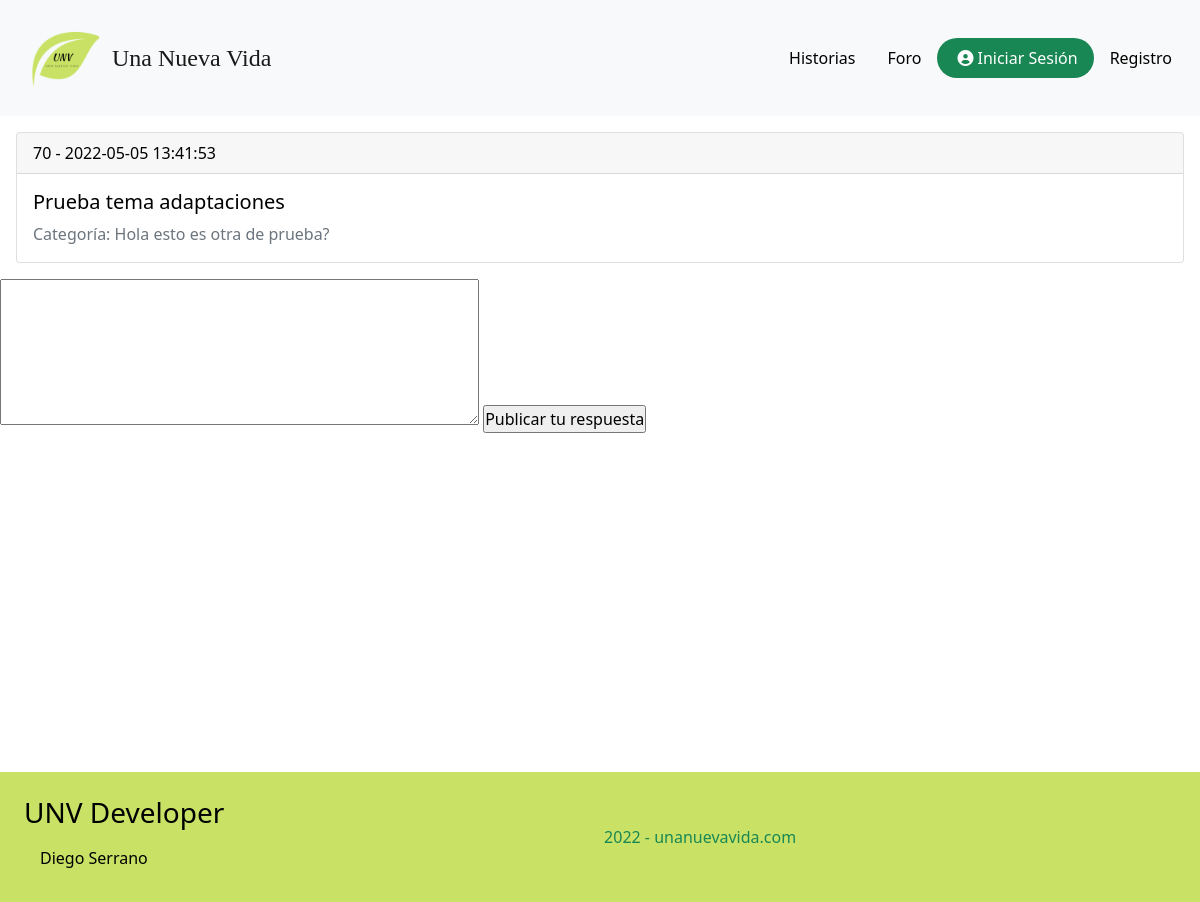
The app's page /web/index.php?ctl=verTemaForo&id=12, older data.
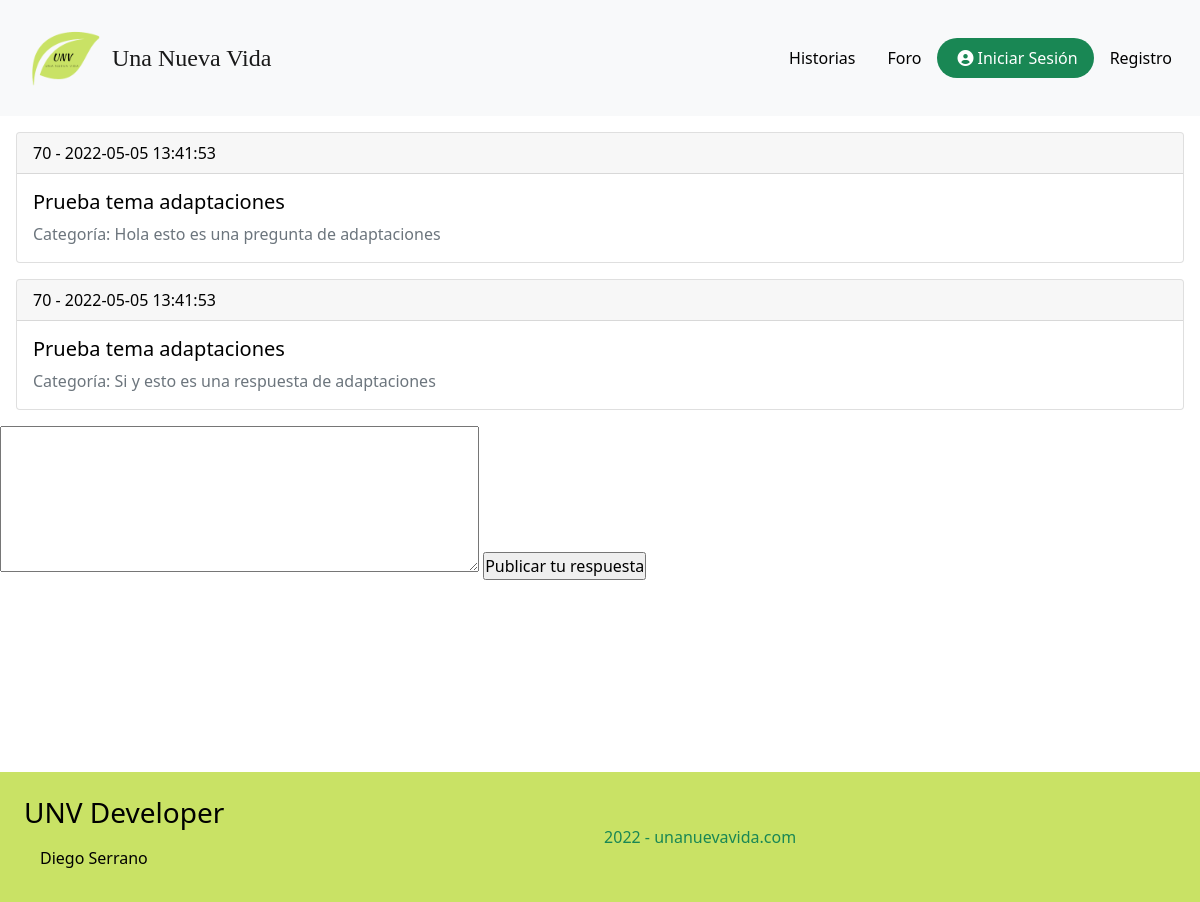
The same page, newer data.
### tables this page shows
CREATE TABLE `respuestas_foro` (
  `id_respuesta` int(8) NOT NULL,
  `contenido_respuesta` text NOT NULL,
  `fecha_respuesta` datetime NOT NULL DEFAULT current_timestamp(),
  `tema_respuesta` int(8) NOT NULL,
  `by_respuesta` int(8) NOT NULL
);

CREATE TABLE `temas_foro` (
  `id_tema` int(8) NOT NULL,
  `asunto_tema` varchar(255) NOT NULL,
  `fecha_tema` datetime NOT NULL DEFAULT current_timestamp(),
  `categoria_tema` int(8) NOT NULL,
  `by_tema` int(8) NOT NULL
);

### app/modelos/Model.php (called while the page is built, shortened)
<?php
class Model extends PDO {
    public function __construct()
    {
            $this->conexion = new PDO('mysql:host=' . Config::$mvc_bd_hostname . ';dbname=' . Config::$mvc_bd_nombre . '', Config::$mvc_bd_usuario, Config::$mvc_bd_clave);
    }
}
?>

### app/modelos/classForo.php (called while the page is built, shortened)
<?php
class Foro extends Model {
    public function getTema($id_tema) {
        $consulta = "SELECT * FROM temas_foro WHERE id_tema=:id_tema";
        $result = $this->conexion->prepare($consulta);
        $result->bindParam(':id_tema', $id_tema);
        if ($result->execute()) {
            $resultado = $result->fetch();
            return $resultado;
        } else {
            false;
        }
    }
    public function getRespuesta($id_respuesta) {
        $consulta = "SELECT * FROM respuestas_foro WHERE tema_respuesta=:tema_respuesta";
        $result = $this->conexion->prepare($consulta);
        $result->bindParam(':tema_respuesta', $id_respuesta);
        if ($result->execute()) {
            $resultado = $result->fetchAll();
            return $resultado;
        } else {
            false;
        }
    }
}
?>

### app/controladores/cForo.php (called while the page is built, shortened)
<?php
class cForo {
    public function verTemaForo() {
        try {
            $id_tema = recoge('id');
            $foro = new Foro();
            $tema = $foro->getTema($id_tema);
            $respuestas = $foro->getRespuesta($id_tema);
        } catch (Exception $e) {
            error_log($e->getMessage() . microtime() . PHP_EOL, 3, "logExceptio.txt");
            header('Location: index.php?ctl=error');
        } catch (Error $e) {
            error_log($e->getMessage() . microtime() . PHP_EOL, 3, "logError.txt");
            header('Location: index.php?ctl=error');
        }
        require __DIR__ . './../vistas/vVerTemaForo.php';
    }
}
?>

### app/libs/utils.php (called while the page is built, shortened)
<?php
function recoge($var)
{
    if (isset($_REQUEST[$var]))
        $tmp = strip_tags(sinEspacios($_REQUEST[$var]));
    else
        $tmp = "";
    return $tmp;
}
function sinEspacios($frase)
{
    $texto = trim(preg_replace('/ +/', ' ', $frase));
    return $texto;
}
?>

### app/vistas/vVerTemaForo.php (the view, shortened to what this page needs)
<?php foreach ($respuestas as $respuesta) { ?>
      <div class="card m-3">
	      <div class="card-header fw-light">
		  	<?php echo $tema['by_tema']." - ".$tema['fecha_tema']; ?>
	      </div>
	      <div class="card-body">
	          <h5 class="card-title fs-5"><?php echo $tema['asunto_tema'];?></h5>
		      <p class="card-text text-muted fs-6">Categoría: <?php echo $respuesta['contenido_respuesta'];?></p>
	      </div>
      </div>
<?php } ?>
<div class="col-md-8 justify-content-center">
	<form action="index.php?ctl=enviarRespuesta" method="POST">
		<textarea name="respuesta" rows="6" cols="50"></textarea>
		<input type="submit" value="Publicar tu respuesta" name="enviarRespuesta">
	</form>
</div>
<?php $contenido = ob_get_clean() ?>
<?php include __DIR__ . './layout.php' ?>

### web/index.php (shortened to what this page needs)
<?php
require_once __DIR__ . '/../app/Config.php';
require_once __DIR__ . '/../app/modelos/Model.php';
require_once __DIR__ . '/../app/modelos/classForo.php';
require_once __DIR__ . '/../app/libs/utils.php';
require_once __DIR__ . '/../app/controladores/cForo.php';
if (isset($_GET['ctl'])) {
    if (isset($map[$_GET['ctl']])) {
        $ruta = $_GET['ctl'];
    } else {
        header('location: ../app/vistas/vNotFound.php');
        exit;
    }
} else {
    $ruta = 'inicio';
}
$controlador = $map[$ruta];
if ($controlador['rol']<=$_SESSION['rol']) {
    if (method_exists($controlador['controller'],$controlador['action'])) {
            call_user_func(array(new $controlador['controller'],
                $controlador['action']));;
        }
    } else{
        $controlador = $map['sinpermisos'];
        call_user_func(array(new $controlador['controller'],
            $controlador['action']));;
    }
?>

### app/vistas/layout.php (shortened to what this page needs)
<!DOCTYPE html>
<html>
<head>
<link href="https://cdn.jsdelivr.net/npm/bootstrap@5.1.3/dist/css/bootstrap.min.css" rel="stylesheet">
<link rel="stylesheet" href="https://cdnjs.cloudflare.com/ajax/libs/font-awesome/6.0.0/css/all.min.css" />
<link rel="stylesheet" href="https://cdn.jsdelivr.net/npm/bootstrap-icons@1.8.0/font/bootstrap-icons.css">
<link href="../web/css/style.css" rel="stylesheet">
</head>
<body class="">
    <nav class="navbar navbar-expand-lg navbar-light bg-light sticky-top">
        <div class="container-fluid">
            <img src="../web/img/logo_100.png" width="100px" height="100px">
            <a class="navbar-brand navTitle" href="index.php">Una Nueva Vida</a>
            <div class="collapse navbar-collapse" id="navbarSupportedContent">
                <div class="d-lg-flex align-items-center">
                <?php
                if (isset($_SESSION['id_usuario'])) {
                    echo "<a id=\"historias\" class=\"nav-link nav-item text-black\" href=\"index.php?ctl=listarHistorias\">Historias</a>";
                    echo "<a id=\"foro\" class=\"nav-link nav-item text-black\" href=\"index.php?ctl=listarForo\">Foro</a>";
                    echo "<a id=\"mensajes\" class=\"nav-link nav-item text-black\" href=\"index.php?ctl=listarMensaje\">Mensajes</a>";
                    echo "<a id=\"perfil\" class=\"nav-link nav-item text-black\" href=\"index.php?ctl=verPerfil&id=" . $_SESSION['id_usuario'] . "\">Perfil</a>";
                    echo "<a id=\"apps\" class=\"nav-link nav-item text-black\" href=\"index.php?ctl=listarApps\">Apps VR</a>";
                    echo "<a id=\"salir\" class=\"nav-link nav-item text-black\" href=\"index.php?ctl=salirUsuario\"><i class=\"fas fa-sign-out-alt\"></i></a>";
                }else{
                    echo "<a id=\"historias\" class=\"nav-link nav-item text-black\" href=\"index.php?ctl=listarHistorias\">Historias</a>";
                    echo "<a id=\"foro\" class=\"nav-link nav-item text-black\" href=\"index.php?ctl=listarForo\">Foro</a>";
                    echo "<a id=\"login\" class=\"nav-link nav-item bg-success text-white rounded-pill\" href=\"index.php?ctl=entrarUsuario\"><i class=\"fas fa-user-circle\" style=\"padding:4px;\"></i>Iniciar Sesión</a>";
                    echo "<a id=\"registro\" class=\"nav-link nav-item text-black\" href=\"index.php?ctl=registrarUsuario\">Registro</a>";
                }
                ?>
                </div>
            </div>
        </div>
    </nav>
<div class="text-black" id="contenido" style="">
<?php echo $contenido ?>
</div>
<footer id="hola" class="text-black d-flex flex-column-reverse flex-md-row p-4 w-100 align-items-center justify-content-between" style="background-color:#c9e265;">
            <div>
                <ul class="list-group list-group-flush">
                    <h3>UNV Developer</h3>
                    <li style="background-color:#c9e265;" class="list-group-item text-black">Diego Serrano</li>
                </ul>
            </div>
            <div class="p-4">
                <a class="text-success m-3 text-decoration-none" href="">2022 - unanuevavida.com</a>
            </div>
</footer>
</body>
</html>

### web/css/style.css (style rules this page uses)
* { -webkit-box-sizing: border-box; box-sizing: border-box; margin: 0; padding: 0; }
footer { width: 100%; position: relative; clear: both; overflow: visible; }
.navTitle { font-family: 'Press Start 2P', cursive; color:#7738a7; font-size: 1.5em; }
#contenido { min-height: 80vh; }

Row changes from the older to the newer data that the page shows:
changed respuestas_foro: contenido_respuesta "Hola esto es otra de prueba?" → "Hola esto es una pregunta de adaptaciones"
added respuestas_foro: tema_respuesta.by_tema "70", tema_respuesta.fecha_tema "2022-05-05 13:41:53", tema_respuesta.asunto_tema "Prueba tema adaptaciones", contenido_respuesta "Si y esto es una respuesta de adaptaciones"
